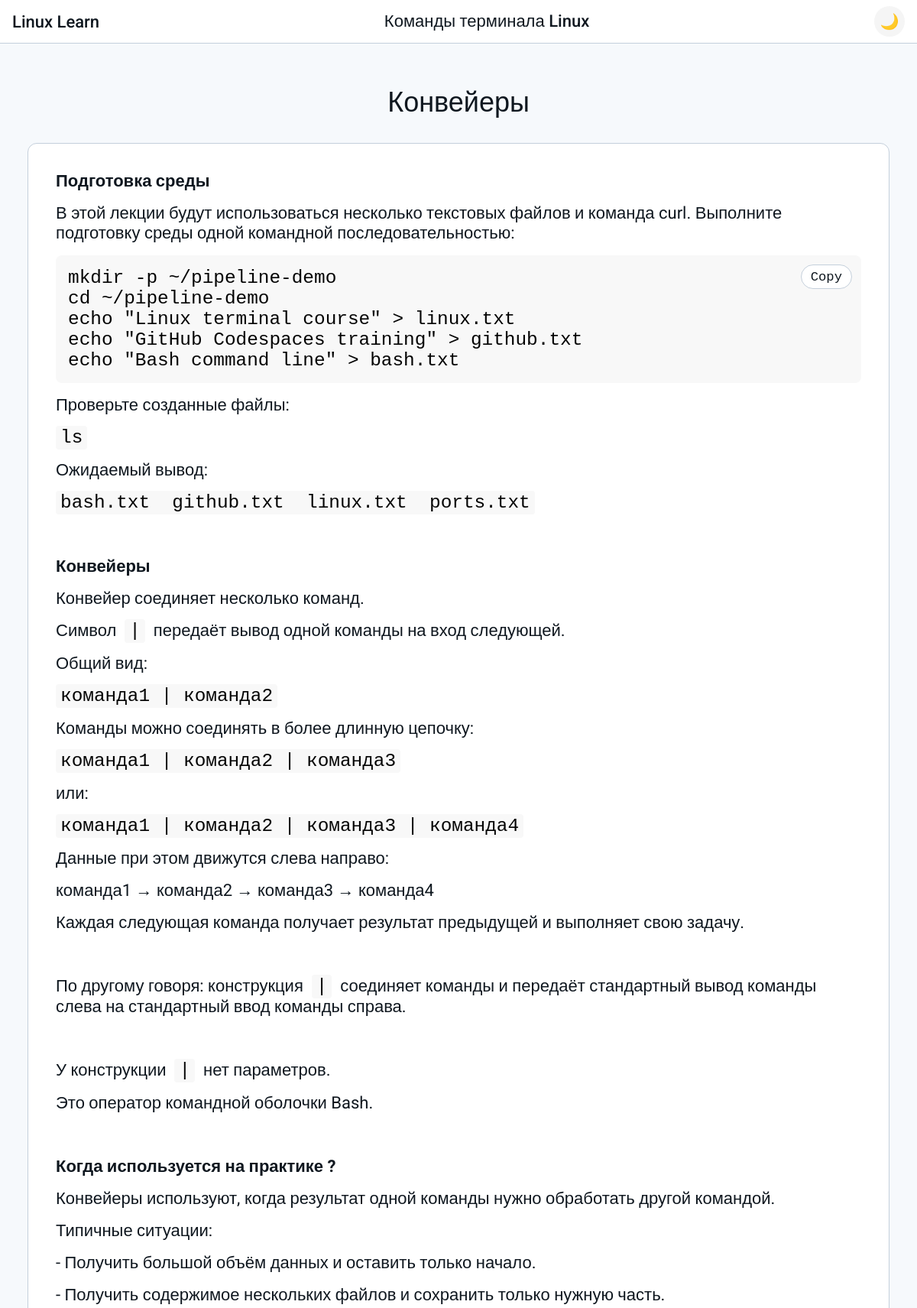
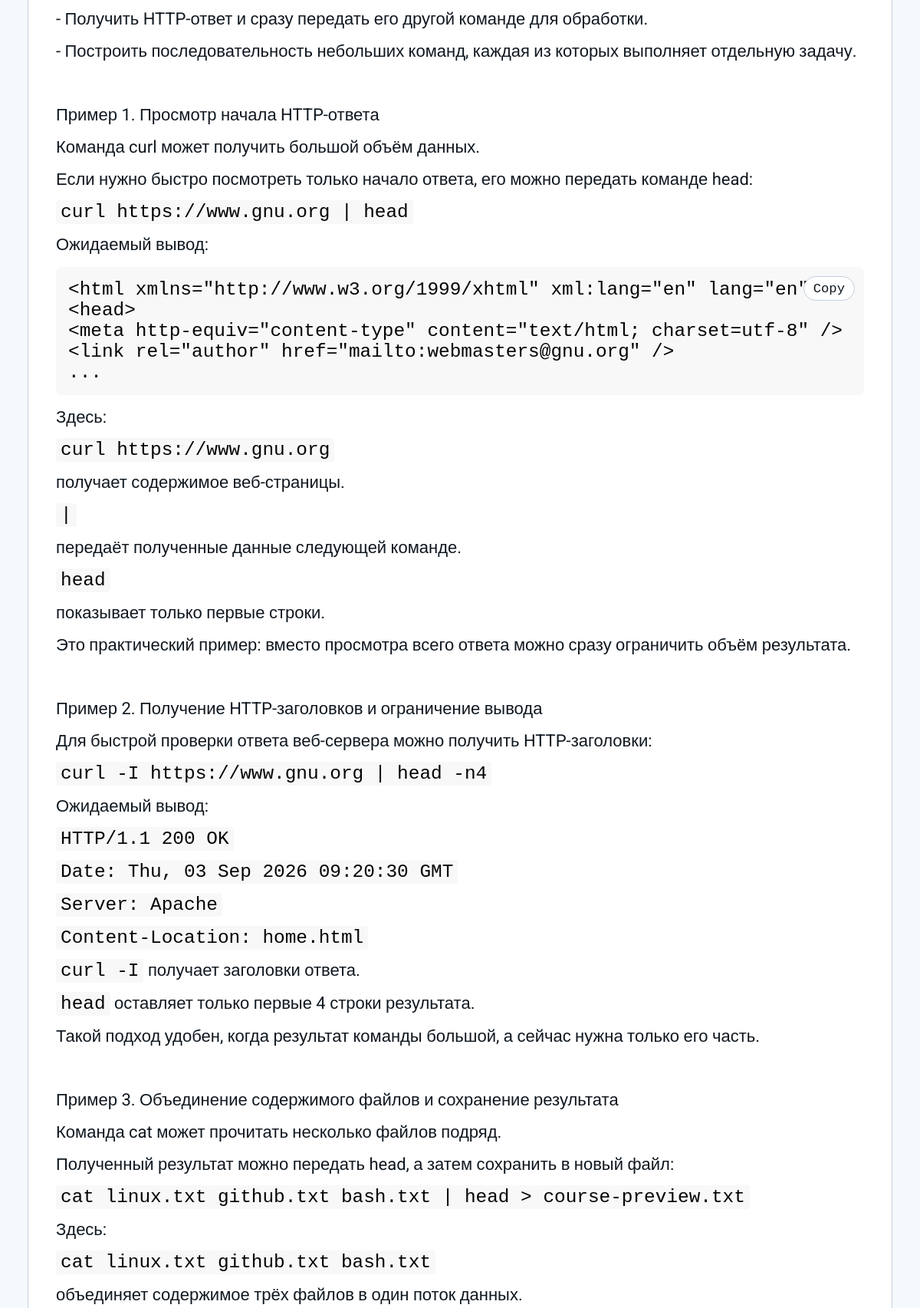
Page /17-conveyors (upper part) on the committed database (2 pictures, top to bottom).
### tables this page shows
CREATE TABLE `lessons` (
  `id` int(11) NOT NULL COMMENT 'Уникальный идентификатор урока',
  `title_ru` varchar(255) NOT NULL COMMENT 'Название урока на русском языке',
  `slug` varchar(255) NOT NULL COMMENT 'URL-идентификатор (только маленькие буквы и дефисы)',
  `lesson_order` int(11) NOT NULL COMMENT 'Порядковый номер урока',
  `content` longtext NOT NULL COMMENT 'Контент урока в формате JSON' CHECK (json_valid(`content`)),
  `is_published` tinyint(1) DEFAULT 0 COMMENT 'Флаг публикации урока'
);

### controllers/LessonController.php (called while the page is built, shortened)
<?php
require_once __DIR__ . '/../models/Lesson.php';
class LessonController {
    private $lessonModel;
    public function __construct() {
        $this->lessonModel = new Lesson();
    }
    public function show($order, $slug) {
        $lesson = $this->lessonModel->getLessonByOrderAndSlug($order, $slug);
        $content = json_decode($lesson['content'], true);
        require_once __DIR__ . '/../templates/lesson.php';
    }
}

### models/Database.php (called while the page is built, shortened)
<?php
class Database {
    private static $connection = null;
    public static function getConnection() {
        try {
            $dsn = "mysql:host=" . DB_HOST . ";dbname=" . DB_NAME . ";charset=" . DB_CHARSET;
            self::$connection = new PDO($dsn, DB_USER, DB_PASS);
            self::$connection->setAttribute(PDO::ATTR_ERRMODE, PDO::ERRMODE_EXCEPTION);
            self::$connection->setAttribute(PDO::ATTR_DEFAULT_FETCH_MODE, PDO::FETCH_ASSOC);
            self::$connection->setAttribute(PDO::ATTR_EMULATE_PREPARES, false);
            return self::$connection;
        } catch (PDOException $e) {
            error_log("Ошибка подключения к базе данных: " . $e->getMessage());
            throw new PDOException("Не удалось подключиться к базе данных: " . $e->getMessage());
        }
    }
}

### models/Lesson.php (called while the page is built, shortened)
<?php
require_once __DIR__ . '/Database.php';
class Lesson {
    private $db;
    public function __construct() {
        $this->db = Database::getConnection();
    }
    public function getLessonByOrderAndSlug($order, $slug) {
        $sql = "SELECT * FROM lessons
                WHERE lesson_order = :order AND slug = :slug AND is_published = TRUE";
        $stmt = $this->db->prepare($sql);
        $stmt->bindParam(':order', $order, PDO::PARAM_INT);
        $stmt->bindParam(':slug', $slug, PDO::PARAM_STR);
        $stmt->execute();
        return $stmt->fetch();
    }
}

### templates/lesson.php (the view, shortened to what this page needs)
<?php
require_once __DIR__ . '/header.php';
?>
    <article class="lesson">
        <div class="lesson__container">
            <h2 class="lesson__title"><?php echo htmlspecialchars($lesson['title_ru']); ?></h2>
            <section class="lesson__section lesson__section--theory">
                <div class="lesson__content">
                    <?php echo $content['theory']; ?>
                </div>
            </section>
        </div>
    </article>
<?php require_once __DIR__ . '/footer.php'; ?>

### assets/css/style.css (style rules this page uses)
@media (width >=900px) { .lesson__container { padding: clamp(5px, 2vw, 30px); } }
@media (width >=900px) { .lesson__section { padding: clamp(20px, 3vw, 40px);; } }
html { scroll-behavior: smooth; }

### rows in the picture
lessons: title_ru "Конвейеры", content "Подготовка среды В этой лекции будут использоваться несколько текстовых файлов и команда curl. Выполните подготовку среды одной командной последовательностью: mkdir -p ~/pipeline-demo cd ~/pipeline-demo echo \"Linux terminal course\" > linux.txt echo \"GitHub Codespaces training\" > github.txt echo \"Bash command line\" > bash.txt Проверьте созданные файлы: ls Ожидаемый вывод: bash.txt github.txt linux.txt ports.txt Конвейеры Конвейер соединяет несколько команд. Символ | передаёт вывод одной команды на вход следующей. Общий вид: команда1 | команда2 Команды можно соединять в более длинную цепочку: команда1 | команда2 | команда3 или: команда1 | команда2 | команда3 | команда4 Данные при этом…"
